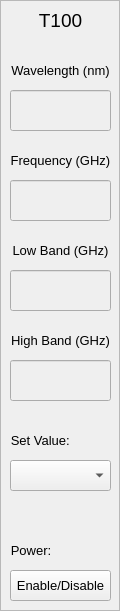
   <widget class="QFrame" name="frame2">
    <property name="geometry">
     <rect>
      <x>130</x>
      <y>110</y>
      <width>120</width>
      <height>611</height>
     </rect>
    </property>
    <property name="frameShape">
     <enum>QFrame::StyledPanel</enum>
    </property>
    <property name="frameShadow">
     <enum>QFrame::Raised</enum>
    </property>
    <widget class="QLabel" name="t100Label2">
     <property name="geometry">
      <rect>
       <x>0</x>
       <y>0</y>
       <width>121</width>
       <height>41</height>
      </rect>
     </property>
     <property name="font">
      <font>
       <pointsize>14</pointsize>
      </font>
     </property>
     <property name="text">
      <string>T100</string>
     </property>
     <property name="alignment">
      <set>Qt::AlignCenter</set>
     </property>
    </widget>
    <widget class="QLineEdit" name="wavDisplay2">
     <property name="enabled">
      <bool>false</bool>
     </property>
     <property name="geometry">
      <rect>
       <x>10</x>
       <y>90</y>
       <width>101</width>
       <height>41</height>
      </rect>
     </property>
     <property name="font">
      <font>
       <pointsize>12</pointsize>
      </font>
     </property>
     <property name="text">
      <string/>
     </property>
    </widget>
    <widget class="QLabel" name="wavelengthLabel2">
     <property name="geometry">
      <rect>
       <x>0</x>
       <y>50</y>
       <width>121</width>
       <height>41</height>
      </rect>
     </property>
     <property name="font">
      <font>
       <pointsize>10</pointsize>
      </font>
     </property>
     <property name="text">
      <string>Wavelength (nm)</string>
     </property>
     <property name="alignment">
      <set>Qt::AlignCenter</set>
     </property>
    </widget>
    <widget class="QLineEdit" name="freqDIsplay2">
     <property name="enabled">
      <bool>false</bool>
     </property>
     <property name="geometry">
      <rect>
       <x>10</x>
       <y>180</y>
       <width>101</width>
       <height>41</height>
      </rect>
     </property>
     <property name="font">
      <font>
       <pointsize>12</pointsize>
      </font>
     </property>
     <property name="text">
      <string/>
     </property>
    </widget>
    <widget class="QLabel" name="freqLabel2">
     <property name="geometry">
      <rect>
       <x>0</x>
       <y>140</y>
       <width>121</width>
       <height>41</height>
      </rect>
     </property>
     <property name="font">
      <font>
       <pointsize>10</pointsize>
      </font>
     </property>
     <property name="text">
      <string>Frequency (GHz)</string>
     </property>
     <property name="alignment">
      <set>Qt::AlignCenter</set>
     </property>
    </widget>
    <widget class="QLabel" name="highBandLabel3">
     <property name="geometry">
      <rect>
       <x>0</x>
       <y>320</y>
       <width>121</width>
       <height>41</height>
      </rect>
     </property>
     <property name="font">
      <font>
       <pointsize>10</pointsize>
      </font>
     </property>
     <property name="text">
      <string>High Band (GHz)</string>
     </property>
     <property name="alignment">
      <set>Qt::AlignCenter</set>
     </property>
    </widget>
    <widget class="QComboBox" name="setValComboBox2">
     <property name="geometry">
      <rect>
       <x>10</x>
       <y>460</y>
       <width>101</width>
       <height>31</height>
      </rect>
     </property>
    </widget>
    <widget class="QLabel" name="setValLabel2">
     <property name="geometry">
      <rect>
       <x>0</x>
       <y>420</y>
       <width>121</width>
       <height>41</height>
      </rect>
     </property>
     <property name="font">
      <font>
       <pointsize>10</pointsize>
      </font>
     </property>
     <property name="text">
      <string>   Set Value:</string>
     </property>
     <property name="alignment">
      <set>Qt::AlignLeading|Qt::AlignLeft|Qt::AlignVCenter</set>
     </property>
    </widget>
    <widget class="QLineEdit" name="lowBandDisplay2">
     <property name="enabled">
      <bool>false</bool>
     </property>
     <property name="geometry">
      <rect>
       <x>10</x>
       <y>270</y>
       <width>101</width>
       <height>41</height>
      </rect>
     </property>
     <property name="font">
      <font>
       <pointsize>12</pointsize>
      </font>
     </property>
     <property name="text">
      <string/>
     </property>
    </widget>
    <widget class="QLabel" name="powerLabel2">
     <property name="geometry">
      <rect>
       <x>0</x>
       <y>530</y>
       <width>121</width>
       <height>41</height>
      </rect>
     </property>
     <property name="font">
      <font>
       <pointsize>10</pointsize>
      </font>
     </property>
     <property name="text">
      <string>   Power:</string>
     </property>
     <property name="alignment">
      <set>Qt::AlignLeading|Qt::AlignLeft|Qt::AlignVCenter</set>
     </property>
    </widget>
    <widget class="QLabel" name="lowBandLabel2">
     <property name="geometry">
      <rect>
       <x>0</x>
       <y>230</y>
       <width>121</width>
       <height>41</height>
      </rect>
     </property>
     <property name="font">
      <font>
       <pointsize>10</pointsize>
      </font>
     </property>
     <property name="text">
      <string>Low Band (GHz)</string>
     </property>
     <property name="alignment">
      <set>Qt::AlignCenter</set>
     </property>
    </widget>
    <widget class="QPushButton" name="powerToggle2">
     <property name="geometry">
      <rect>
       <x>10</x>
       <y>570</y>
       <width>101</width>
       <height>31</height>
      </rect>
     </property>
     <property name="font">
      <font>
       <pointsize>10</pointsize>
      </font>
     </property>
     <property name="text">
      <string>Enable/Disable</string>
     </property>
    </widget>
    <widget class="QLineEdit" name="highBandDisplay2">
     <property name="enabled">
      <bool>false</bool>
     </property>
     <property name="geometry">
      <rect>
       <x>10</x>
       <y>360</y>
       <width>101</width>
       <height>41</height>
      </rect>
     </property>
     <property name="font">
      <font>
       <pointsize>12</pointsize>
      </font>
     </property>
     <property name="text">
      <string/>
     </property>
    </widget>
   </widget>
